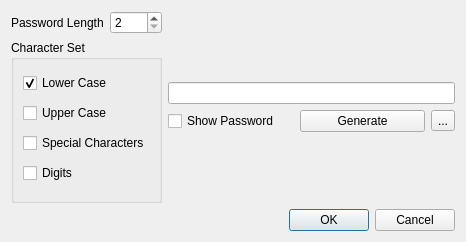
<?xml version="1.0" encoding="UTF-8"?>
<ui version="4.0">
 <class>RandomizedPasswordDialog</class>
 <widget class="QDialog" name="RandomizedPasswordDialog">
  <property name="geometry">
   <rect>
    <x>0</x>
    <y>0</y>
    <width>466</width>
    <height>242</height>
   </rect>
  </property>
  <property name="windowTitle">
   <string>Create Password</string>
  </property>
  <layout class="QGridLayout" name="gridLayout">
   <item row="0" column="0">
    <layout class="QVBoxLayout" name="verticalLayout_2">
     <item>
      <layout class="QHBoxLayout" name="horizontalLayout">
       <item>
        <widget class="QLabel" name="passwordLengthLabel">
         <property name="text">
          <string>Password Length</string>
         </property>
        </widget>
       </item>
       <item>
        <widget class="QSpinBox" name="passwordLengthSB">
         <property name="minimum">
          <number>2</number>
         </property>
         <property name="maximum">
          <number>64</number>
         </property>
        </widget>
       </item>
      </layout>
     </item>
     <item>
      <widget class="QGroupBox" name="groupBox">
       <property name="title">
        <string>Character Set</string>
       </property>
       <property name="flat">
        <bool>false</bool>
       </property>
       <layout class="QVBoxLayout" name="verticalLayout_3">
        <item>
         <widget class="QCheckBox" name="checkLowerCase">
          <property name="text">
           <string>Lower Case</string>
          </property>
          <property name="checked">
           <bool>true</bool>
          </property>
         </widget>
        </item>
        <item>
         <widget class="QCheckBox" name="checkUpperCase">
          <property name="text">
           <string>Upper Case</string>
          </property>
         </widget>
        </item>
        <item>
         <widget class="QCheckBox" name="checkSpecial">
          <property name="text">
           <string>Special Characters</string>
          </property>
         </widget>
        </item>
        <item>
         <widget class="QCheckBox" name="checkDigits">
          <property name="text">
           <string>Digits</string>
          </property>
         </widget>
        </item>
       </layout>
      </widget>
     </item>
    </layout>
   </item>
   <item row="0" column="1">
    <layout class="QVBoxLayout" name="verticalLayout">
     <item>
      <spacer name="verticalSpacer_2">
       <property name="orientation">
        <enum>Qt::Vertical</enum>
       </property>
       <property name="sizeHint" stdset="0">
        <size>
         <width>20</width>
         <height>40</height>
        </size>
       </property>
      </spacer>
     </item>
     <item>
      <widget class="QLineEdit" name="passwordLE">
       <property name="echoMode">
        <enum>QLineEdit::Password</enum>
       </property>
      </widget>
     </item>
     <item>
      <layout class="QHBoxLayout" name="horizontalLayout_2">
       <item>
        <widget class="QCheckBox" name="showPasswordCheck">
         <property name="text">
          <string>Show Password</string>
         </property>
        </widget>
       </item>
       <item>
        <widget class="QPushButton" name="generateButton">
         <property name="text">
          <string>Generate</string>
         </property>
        </widget>
       </item>
       <item>
        <widget class="QToolButton" name="copyTB">
         <property name="text">
          <string>...</string>
         </property>
        </widget>
       </item>
      </layout>
     </item>
     <item>
      <spacer name="verticalSpacer">
       <property name="orientation">
        <enum>Qt::Vertical</enum>
       </property>
       <property name="sizeHint" stdset="0">
        <size>
         <width>20</width>
         <height>40</height>
        </size>
       </property>
      </spacer>
     </item>
    </layout>
   </item>
   <item row="1" column="0" colspan="2">
    <widget class="QDialogButtonBox" name="buttonBox">
     <property name="orientation">
      <enum>Qt::Horizontal</enum>
     </property>
     <property name="standardButtons">
      <set>QDialogButtonBox::Cancel|QDialogButtonBox::Ok</set>
     </property>
    </widget>
   </item>
  </layout>
 </widget>
 <resources/>
 <connections>
  <connection>
   <sender>buttonBox</sender>
   <signal>accepted()</signal>
   <receiver>RandomizedPasswordDialog</receiver>
   <slot>accept()</slot>
   <hints>
    <hint type="sourcelabel">
     <x>248</x>
     <y>254</y>
    </hint>
    <hint type="destinationlabel">
     <x>157</x>
     <y>274</y>
    </hint>
   </hints>
  </connection>
  <connection>
   <sender>buttonBox</sender>
   <signal>rejected()</signal>
   <receiver>RandomizedPasswordDialog</receiver>
   <slot>reject()</slot>
   <hints>
    <hint type="sourcelabel">
     <x>316</x>
     <y>260</y>
    </hint>
    <hint type="destinationlabel">
     <x>286</x>
     <y>274</y>
    </hint>
   </hints>
  </connection>
 </connections>
</ui>
